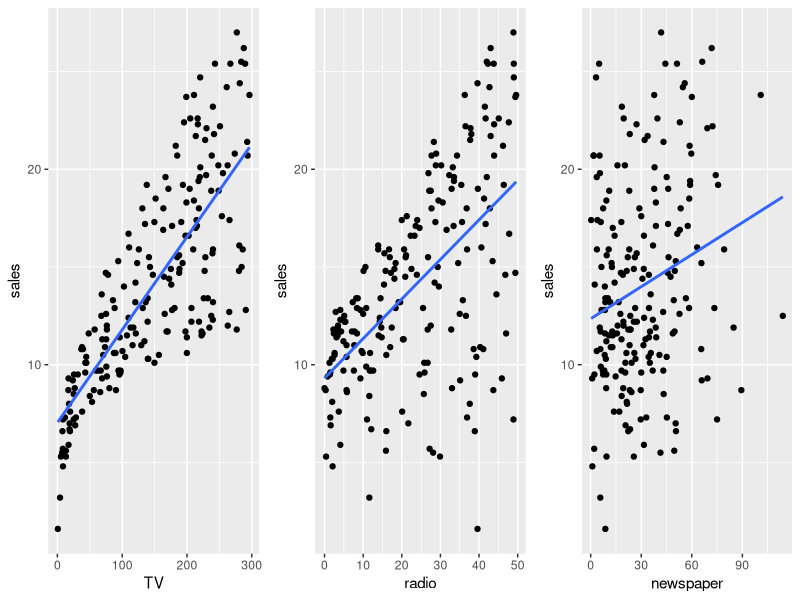

This chart was generated by the following R code:
## ---- chunk 1
require(gridExtra)
require(tidyverse)
advertising <- read_csv("Advertising.csv")
advertising

p1 <- advertising %>% ggplot(
	mapping= aes(x=TV, y= sales)
	) +
	geom_point() +
	geom_smooth(method='lm', se = FALSE)

p2 <- advertising %>% ggplot(
	mapping= aes(x=radio, y= sales)
	) +
	geom_point() +
  geom_smooth(method='lm', se = FALSE)

p3 <- advertising %>% ggplot(
	mapping= aes(x=newspaper, y= sales)
	) +
	geom_point() +
  geom_smooth(method='lm', se = FALSE)

grid.arrange(p1, p2, p3, ncol=3)

# require(GGally)
# ggpairs(advertising)
